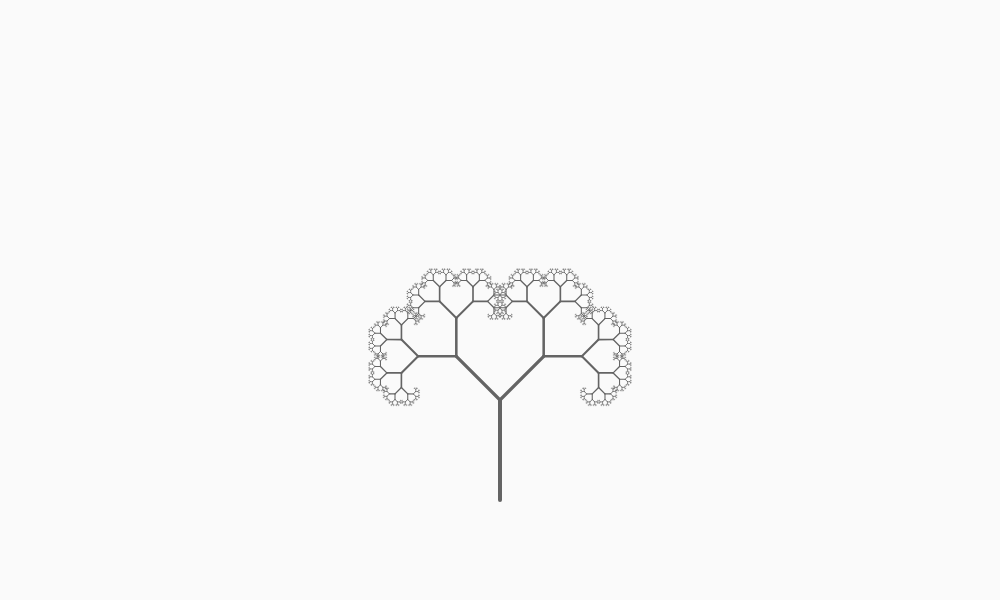
Frame 1 (no input)
Frame 60 (no input): identical to frame 1, image omitted
Frame 120 (the mouse pressed at the canvas centre since frame 60): identical to frame 1, image omitted

The p5.js sketch that drew this single still picture (run headless with seeded random() and noise() and a simulated clock; from frame 60 on, the mouse is pressed at the canvas centre):

// p5.js sketch
// ── sketch.js
var x,y;
var angle;
var rAngle
var silder;
var canvas;
var h1;
var button;
var isRandom = false

function setup() {
  h1 = createElement("h1","Fractal Tree");
	canvas = createCanvas(1000,600);
	slider = createSlider(0,PI,PI/4,0.001);
	button = createButton("Random");
	button.mousePressed(randomAngle);

	x = width/2;
	y = height - 100;
  
  // slider.position(0,0);
  // canvas.position(0,100);

}

function draw() {
  if (isRandom) {
      angle = rAngle;
  }else{
    	angle = slider.value();
  }
  	background(250);
	translate(x,y);
	stroke(100);
	branch(100,4);
}

function randomAngle(){
  isRandom = !isRandom;
  rAngle = random(PI/8,PI/4);
}

function branch(len,weight){
	strokeWeight(weight);
	line(0,0,0,-len);
	translate(0,-len);
	if(len>1){
		push();
		rotate(angle);
		branch(len*0.618,weight*0.8);
		pop();
		push();
		rotate(-angle);
		branch(len*0.618,weight*0.8);
		pop();
	}
}
